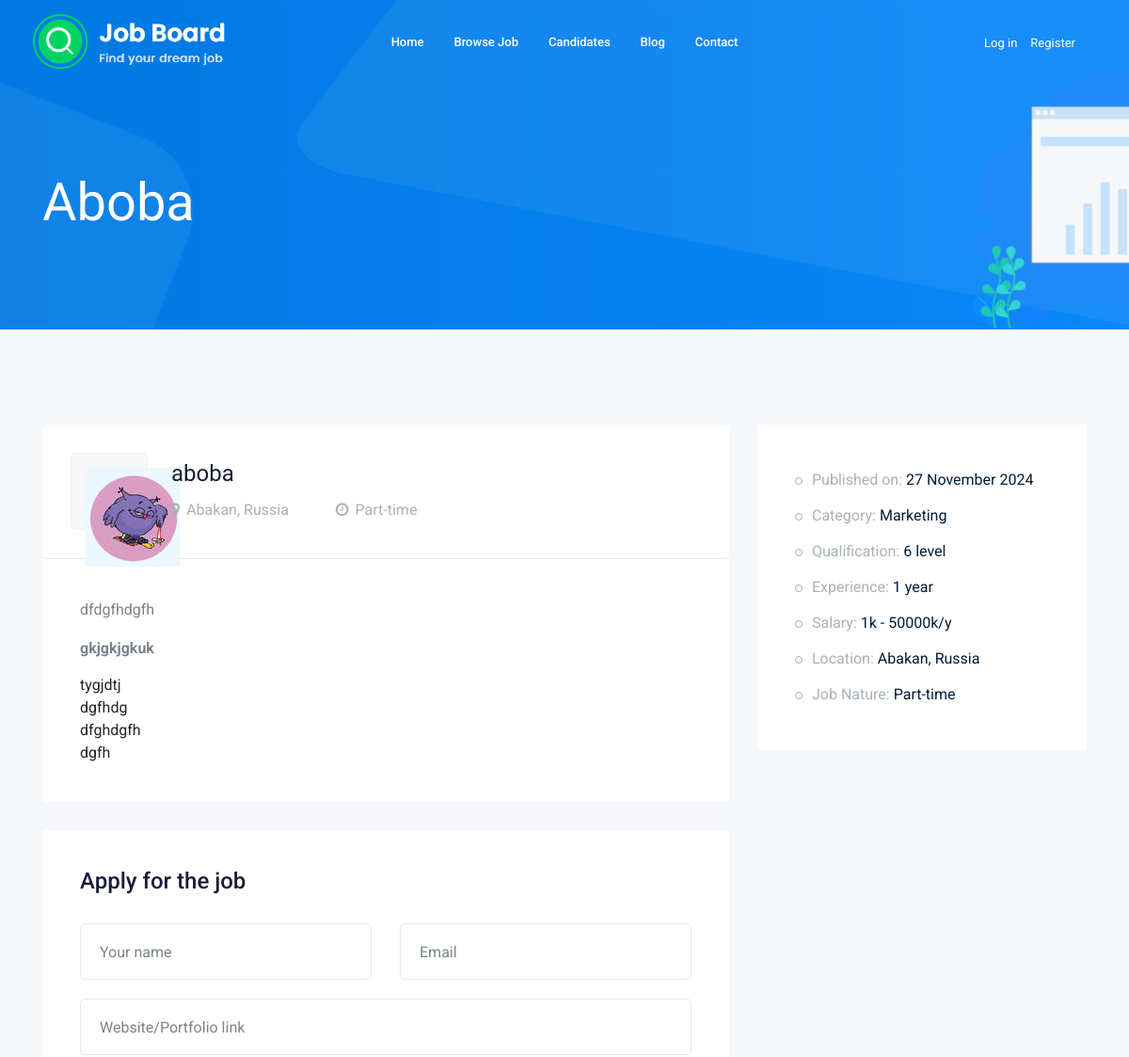
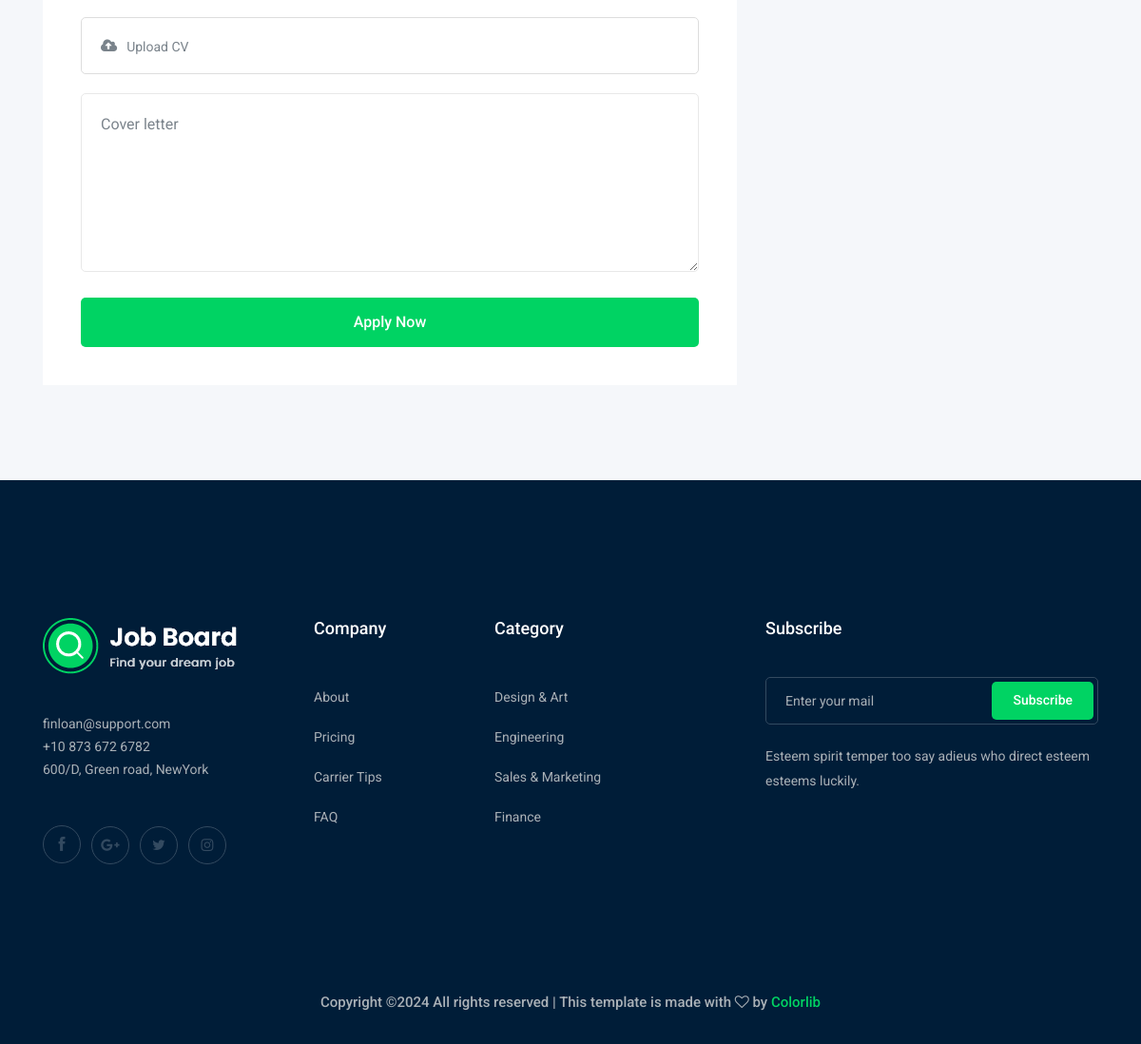
Screenshot of /job_details.php?slug=eschkerembus with the database file from the repository (2 pictures, top to bottom).
### tables this page shows
CREATE TABLE `jobs` (
  `id` int NOT NULL,
  `name` varchar(255) NOT NULL,
  `description` text NOT NULL,
  `category_id` int NOT NULL,
  `min_salary` int NOT NULL,
  `max_salary` int NOT NULL,
  `qualification_id` int NOT NULL,
  `experience_id` int NOT NULL,
  `job_type_id` int NOT NULL,
  `location_id` int NOT NULL,
  `image` varchar(255) DEFAULT NULL,
  `date` timestamp NOT NULL DEFAULT CURRENT_TIMESTAMP,
  `slug` varchar(255) NOT NULL,
  `company_id` int NOT NULL,
  `available_position` int UNSIGNED NOT NULL DEFAULT '0'
);

CREATE TABLE `locations` (
  `id` int NOT NULL,
  `name` varchar(255) NOT NULL
);

CREATE TABLE `job_types` (
  `id` int NOT NULL,
  `name` varchar(255) NOT NULL
);

CREATE TABLE `categories` (
  `id` int NOT NULL,
  `name` varchar(255) NOT NULL,
  `is_popular` tinyint(1) NOT NULL DEFAULT '0'
);

CREATE TABLE `qualifications` (
  `id` int NOT NULL,
  `level` int NOT NULL
);

CREATE TABLE `experiences` (
  `id` int NOT NULL,
  `name` varchar(255) NOT NULL
);

### job_details.php (the view, shortened to what this page needs)
<?php
$pdo = require_once $_SERVER['DOCUMENT_ROOT'] . '/db.php';
$job = $pdo->prepare("SELECT jobs.*, categories.name AS category, qualifications.level AS qualification, experiences.name AS experience,
job_types.name AS job_type, locations.name AS location
FROM jobs
JOIN categories ON jobs.category_id = categories.id
JOIN qualifications ON jobs.qualification_id = qualifications.id
JOIN experiences ON jobs.experience_id = experiences.id
JOIN job_types ON jobs.job_type_id = job_types.id
JOIN locations ON jobs.location_id = locations.id
WHERE jobs.slug = ?");
$job->execute([$_GET['slug'] ?? '']);
$job = $job->fetch();
?>
<!doctype html>
<html class="no-js" lang="zxx">
<head>
    <link rel="stylesheet" href="css/bootstrap.min.css">
    <link rel="stylesheet" href="css/owl.carousel.min.css">
    <link rel="stylesheet" href="css/magnific-popup.css">
    <link rel="stylesheet" href="css/font-awesome.min.css">
    <link rel="stylesheet" href="css/themify-icons.css">
    <link rel="stylesheet" href="css/nice-select.css">
    <link rel="stylesheet" href="css/flaticon.css">
    <link rel="stylesheet" href="css/gijgo.css">
    <link rel="stylesheet" href="css/animate.min.css">
    <link rel="stylesheet" href="css/slicknav.css">
    <link rel="stylesheet" href="css/style.css">
</head>
<body>
<?php
include $_SERVER['DOCUMENT_ROOT'] . '/layouts/header.php';
?>
<div class="bradcam_area bradcam_bg_1">
    <div class="container">
        <div class="row">
            <div class="col-xl-12">
                <div class="bradcam_text">
                    <h3><?= $job['name'] ?></h3>
                </div>
            </div>
        </div>
    </div>
</div>
<div class="job_details_area">
    <div class="container">
        <div class="row">
            <div class="col-lg-8">
                <div class="job_details_header">
                    <div class="single_jobs white-bg d-flex justify-content-between">
                        <div class="jobs_left d-flex align-items-center">
                            <div class="thumb">
                                <img src="<?= $job['image'] ?>" alt="">
                            </div>
                            <div class="jobs_conetent">
                                <a href="#"><h4><?= $job['name'] ?></h4></a>
                                <div class="links_locat d-flex align-items-center">
                                    <div class="location">
                                        <p><i class="fa fa-map-marker"></i><?= $job['location'] ?></p>
                                    </div>
                                    <div class="location">
                                        <p><i class="fa fa-clock-o"></i><?= $job['job_type'] ?></p>
                                    </div>
                                </div>
                            </div>
                        </div>
                    </div>
                </div>
                <div class="descript_wrap white-bg"><?= $job['description'] ?></div>
                <div class="apply_job_form white-bg">
                    <h4>Apply for the job</h4>
                    <form action="/apply_for_the_job.php" method="post" enctype="multipart/form-data">
                        <div class="row">
                            <div class="col-md-6">
                                <div class="input_field">
                                    <input type="text" name="name" placeholder="Your name">
                                </div>
                            </div>
                            <div class="col-md-6">
                                <div class="input_field">
                                    <input type="email" name="email" placeholder="Email">
                                </div>
                            </div>
                            <div class="col-md-12">
                                <div class="input_field">
                                    <input type="url" name="url" placeholder="Website/Portfolio link">
                                </div>
                            </div>
                            <div class="col-md-12">
                                <div class="input-group">
                                    <div class="input-group-prepend">
                                        <button type="button" id="inputGroupFileAddon03"><i class="fa fa-cloud-upload"
                                                                                            aria-hidden="true"></i>
                                        </button>
                                    </div>
                                    <div class="custom-file">
                                        <label class="custom-file-label" for="inputGroupFile03">Upload CV</label>
                                    </div>
                                </div>
                            </div>
                            <div class="col-md-12">
                                <div class="input_field">
                                    <textarea name="cover_letter" cols="30" rows="10"
                                              placeholder="Cover letter"></textarea>
                                </div>
                            </div>
                            <div class="col-md-12">
                                <div class="submit_btn">
                                    <button class="boxed-btn3 w-100" type="submit">Apply Now</button>
                                </div>
                            </div>
                        </div>
                    </form>
                </div>
            </div>
            <div class="col-lg-4">
                <div class="job_sumary">
                    <div class="job_content">
                        <ul>
                            <li>Published on: <span><?= date('d F Y', strtotime($job['date'])) ?></span></li>
                            <li>Category: <span><?= $job['category'] ?></span></li>
                            <li>Qualification: <span><?= $job['qualification'] ?> level</span></li>
                            <li>Experience: <span><?= $job['experience'] ?></span></li>
                            <li>Salary: <span><?= $job['min_salary'] ?>k - <?= $job['max_salary'] ?>k/y</span></li>
                            <li>Location: <span><?= $job['location'] ?></span></li>
                            <li>Job Nature: <span><?= $job['job_type'] ?></span></li>
                        </ul>
                    </div>
                </div>
            </div>
        </div>
    </div>
</div>
<footer class="footer">
    <div class="footer_top">
        <div class="container">
            <div class="row">
                <div class="col-xl-3 col-md-6 col-lg-3">
                    <div class="footer_widget wow fadeInUp" data-wow-duration="1s" data-wow-delay=".3s">
                        <div class="footer_logo">
                            <a href="#">
                                <img src="img/logo.png" alt="">
                            </a>
                        </div>
                        <p>
                            finloan@support.com <br>
                            +10 873 672 6782 <br>
                            600/D, Green road, NewYork
                        </p>
                        <div class="socail_links">
                            <ul>
                                <li>
                                    <a href="#">
                                        <i class="ti-facebook"></i>
                                    </a>
                                </li>
                                <li>
                                    <a href="#">
                                        <i class="fa fa-google-plus"></i>
                                    </a>
                                </li>
                                <li>
                                    <a href="#">
                                        <i class="fa fa-twitter"></i>
                                    </a>
                                </li>
                                <li>
                                    <a href="#">
                                        <i class="fa fa-instagram"></i>
                                    </a>
                                </li>
                            </ul>
                        </div>
                    </div>
                </div>
                <div class="col-xl-2 col-md-6 col-lg-2">
                    <div class="footer_widget wow fadeInUp" data-wow-duration="1.1s" data-wow-delay=".4s">
                        <h3 class="footer_title">
                            Company
                        </h3>
                        <ul>
                            <li><a href="#">About </a></li>
                            <li><a href="#"> Pricing</a></li>
                            <li><a href="#">Carrier Tips</a></li>
                            <li><a href="#">FAQ</a></li>
                        </ul>
                    </div>
                </div>
                <div class="col-xl-3 col-md-6 col-lg-3">
                    <div class="footer_widget wow fadeInUp" data-wow-duration="1.2s" data-wow-delay=".5s">
                        <h3 class="footer_title">
                            Category
                        </h3>
                        <ul>
                            <li><a href="#">Design & Art</a></li>
                            <li><a href="#">Engineering</a></li>
                            <li><a href="#">Sales & Marketing</a></li>
                            <li><a href="#">Finance</a></li>
                        </ul>
                    </div>
                </div>
                <div class="col-xl-4 col-md-6 col-lg-4">
                    <div class="footer_widget wow fadeInUp" data-wow-duration="1.3s" data-wow-delay=".6s">
                        <h3 class="footer_title">
                            Subscribe
                        </h3>
                        <form action="#" class="newsletter_form">
                            <input type="text" placeholder="Enter your mail">
                            <button type="submit">Subscribe</button>
                        </form>
                        <p class="newsletter_text">Esteem spirit temper too say adieus who direct esteem esteems
                            luckily.</p>
                    </div>
                </div>
            </div>
        </div>
    </div>
    <div class="copy-right_text wow fadeInUp" data-wow-duration="1.4s" data-wow-delay=".3s">
        <div class="container">
            <div class="row">
                <div class="col-xl-12">
                    <p class="copy_right text-center">
                        Copyright &copy;<script>document.write(new Date().getFullYear());</script>
                        All rights reserved | This template is made with <i class="fa fa-heart-o"
                                                                            aria-hidden="true"></i> by <a
                                href="https://colorlib.com" target="_blank">Colorlib</a>
                    </p>
                </div>
            </div>
        </div>
    </div>
</footer>
</body>
</html>

### rows the page displays
jobs: name "Aboba", image (picture), name "aboba", location.name "Abakan, Russia", job_type.name "Part-time", description "dfdgfhdgfh gkjgkjgkuk tygjdtj dgfhdg dfghdgfh dgfh", date "27 November 2024", category.name "Marketing", qualification.level "6", experience.name "1 year", min_salary "1", max_salary "50000"
